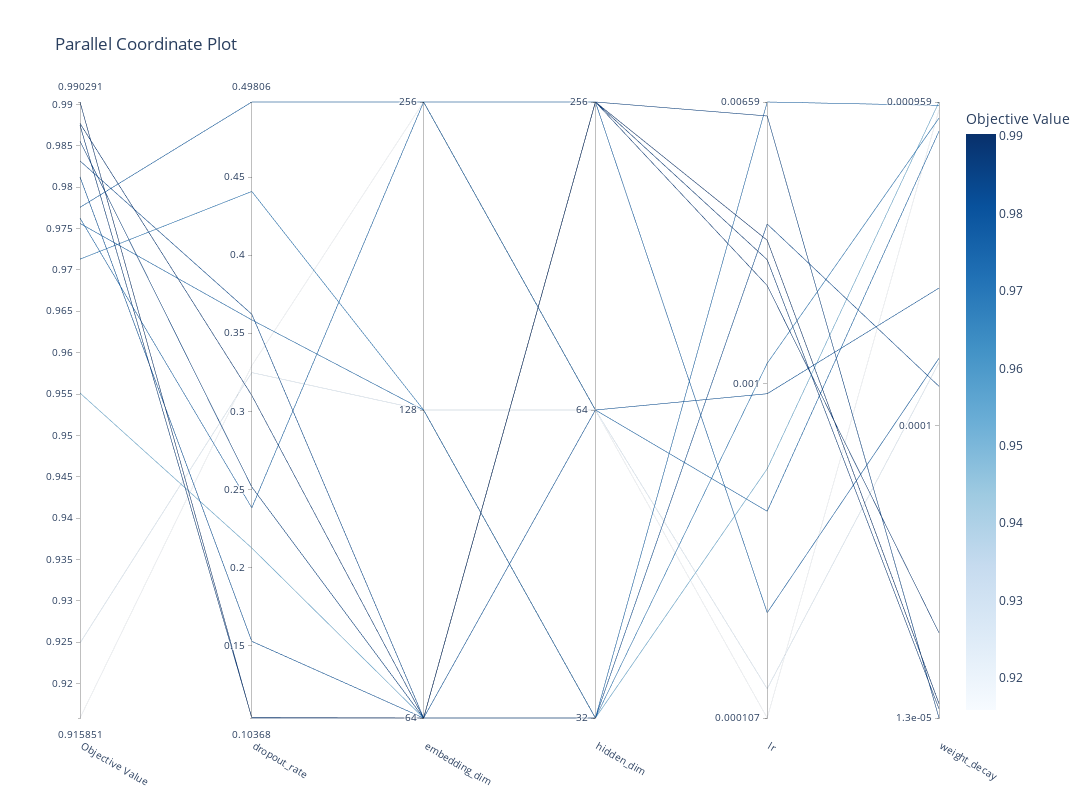

Write notebook code for a chart like this one.
### Code cell
fig = optuna.visualization.plot_parallel_coordinate(study)
fig.update_layout(
    width=1600,   # Width of the figure in pixels
    height=800   # Height of the figure in pixels
)
fig

### Figure 1 — Plotly figure (JSON) as saved in the notebook; plotly's stock layout.template omitted (floating-point values rounded to 4 significant figures)
{"data": [{"dimensions": [{"label": "Objective Value", "range": [0.9159, 0.9903], "values": [0.9832, 0.9551, 0.9812, 0.9877, 0.9903, 0.9875, 0.9855, 0.9713, 0.9756, 0.9249, 0.9763, 0.9159, 0.9776]}, {"label": "dropout_rate", "range": [0.1037, 0.4981], "values": [0.3622, 0.2125, 0.1528, 0.3102, 0.1037, 0.1039, 0.2516, 0.4408, 0.3585, 0.3248, 0.2382, 0.3293, 0.4981]}, {"label": "embedding_dim", "range": [0, 2], "ticktext": ["64", "128", "256"], "tickvals": [0, 1, 2], "values": [0, 0, 0, 0, 0, 0, 0, 1, 1, 1, 2, 2, 2]}, {"label": "hidden_dim", "range": [0, 2], "ticktext": ["32", "64", "256"], "tickvals": [0, 1, 2], "values": [0, 0, 1, 2, 2, 2, 2, 0, 0, 1, 1, 1, 2]}, {"label": "lr", "range": [-3.971, -2.181], "ticktext": ["0.000107", "0.001", "0.00659"], "tickvals": [-3.971, -3, -2.181], "values": [-2.536, -3.247, -3.029, -2.714, -2.583, -2.639, -2.222, -2.94, -2.181, -3.886, -3.37, -3.971, -3.665]}, {"label": "weight_decay", "range": [-4.886, -3.018], "ticktext": ["1.3e-05", "0.0001", "0.000959"], "tickvals": [-4.886, -4, -3.018], "values": [-3.88, -3.018, -3.582, -4.628, -4.842, -4.858, -4.886, -3.067, -3.028, -3.808, -3.107, -3.042, -3.795]}], "labelangle": 30, "labelside": "bottom", "line": {"color": [0.9832, 0.9551, 0.9812, 0.9877, 0.9903, 0.9875, 0.9855, 0.9713, 0.9756, 0.9249, 0.9763, 0.9159, 0.9776], "colorbar": {"title": {"text": "Objective Value"}}, "colorscale": [[0, "rgb(247,251,255)"], [0.125, "rgb(222,235,247)"], [0.25, "rgb(198,219,239)"], [0.375, "rgb(158,202,225)"], [0.5, "rgb(107,174,214)"], [0.625, "rgb(66,146,198)"], [0.75, "rgb(33,113,181)"], [0.875, "rgb(8,81,156)"], [1, "rgb(8,48,107)"]], "reversescale": false, "showscale": true}, "type": "parcoords"}], "layout": {"height": 800, "title": {"text": "Parallel Coordinate Plot"}, "width": 1600}}
